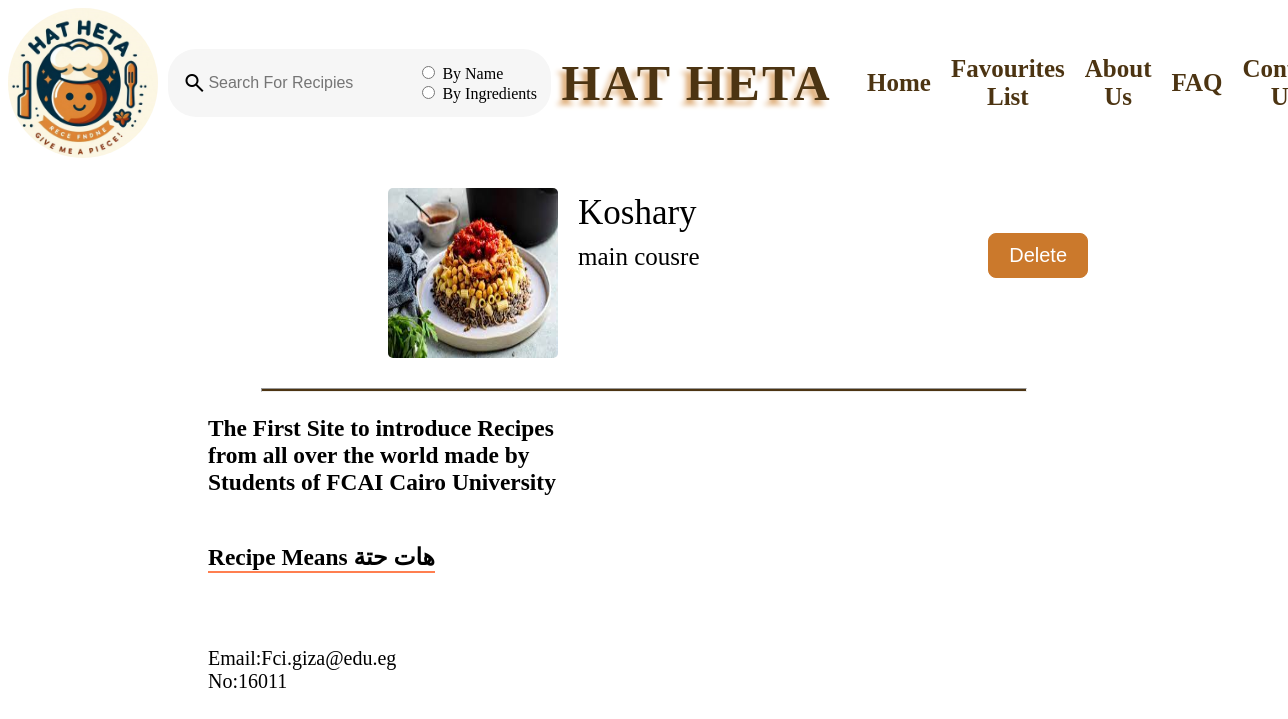
/show_favs/ (signed in), run on the app's committed database.
### recipe_finder_website/models.py (models this page shows)
class FavRecipes(models.Model):
    userID = models.ForeignKey(User,on_delete = models.CASCADE)
    recipeID = models.ForeignKey(Recipe,on_delete = models.CASCADE)
    course_name = models.CharField(max_length=255)
    recipe_NAME=models.CharField(max_length=255)
    recipe_image = models.ImageField(upload_to='RecipePhotos', null=True, blank=True)

### recipe_finder_website/views.py (the view)
# urls.py: path('show_favs/',views.show_favs,name='show_favs'),
def show_favs(request):
    user_id = request.session.get('user_id')
    favourite_recipes=FavRecipes.objects.filter(userID=user_id)
    context={'fav_r':favourite_recipes}
    return render(request,'FAV_RECIPES.html',context)

### recipe_finder_website/templates/FAV_RECIPES.html (shortened to what this page needs)
<!DOCTYPE html>
<html lang="en">
<head>
    {% load static %}
    <link rel="stylesheet" href="{% static 'CSS/recipeuser.css' %}"/>
</head>
<body>
<div class="hea">
    <img class="basla" src="{% static 'Images/Minfa34.jpg' %}" />
    <div id="se">
        <span class="material-symbols-outlined" id="search-icon">search</span>
        <input type="search" placeholder="Search For Recipies" id="search-input">
        <form id="myForm">
            <input type="radio" id="option1" name="options" value="option1">
            <label for="option1">By Name</label><br>
            <input type="radio" id="option2" name="options" value="option2">
            <label for="option2">By Ingredients</label><br>
        </form>
    </div>
    <h1>HAT HETA</h1>
    <ul>
        <li><a href="{% url 'userHome' %}" >Home</a></li>
        <li><a href="{% url 'show_favs' %}">Favourites List</a></li>
        <li><a href="{% url 'aboutUs' %}">About Us</a></li>
        <li><a href="{% url 'userFAQ' %}">FAQ</a></li>
        <li><a href="https://www.facebook.com">Contact Us</a></li>
    </ul>
</div>
<div id="favrecipelist">
    {% for r in fav_r %}
    <div class="favrecipe" id="recipecard">
        <img class="fav_imgs" src="{{r.recipe_image.url}}" alt="{{r.recipe_NAME}}" >
        <p class="recipe_NAME">{{r.recipe_NAME}}</p>
        <div class="recipe_course">
            <p class="recipe_course_name">{{r.course_name}}</p>
        </div>
        <a href="{% url 'delete_fav_Recipe' r.id %}"><button type="submit" class="submit">Delete</button></a>
    </div>
    {% endfor %}
</div>
<hr id="line">
<footer>
    <h3>The First Site to introduce Recipes from all over the world made by Students of FCAI Cairo University</h3>
    <h3 id="con">Recipe Means <span>هات حتة</span></h3>
    <div id="About">
        <p>Email:Fci.giza@edu.eg</p>
        <p>No:16011</p>
    </div>
</footer>
</body>
</html>

### recipe_finder_website/static/CSS/recipeuser.css (style rules this page uses)
.hea ul { list-style-type:none; width:25%; display: flex; align-items: center; justify-content: space-between; align-content: space-between; text-align:center; font-size: 25px; font-weight: bold; }
ul { padding: inline start 20px; ; }
.hea a { text-decoration: none; }
#se { display: flex; height:max-content; width: max-content; align-items: center; justify-content: center; align-content:center; border-radius:28px; padding:14px; background-color:#f6f6f6; }
#search-input { color:#333333; font-size:16px; outline:none; border:none; background-color:transparent; }
ul li a { color: rgb(76, 52, 18); }
h1 { font-size:50px; color: rgb(76, 52, 18); letter-spacing: 2px; font-weight: bold; text-shadow: -5px 5px 5px #dfaf7b; }
.basla { height:150px;width:150px; align-self: flex-start; border-radius:50%; }
.hea { flex-direction: row; display:flex; align-items: center; justify-content: space-between; width: 89%; }
footer { width:30%; margin-left:200px; font-size:20px; }
#About { margin-top:50px; }
#About p { margin:0; }
#con { border-bottom:2px solid coral; display:inline-block; }
#line { width:60%; font-weight: bold; height:2px; background-color:rgb(76, 52, 18); }
.hea li { padding:10px; }
ul { padding-inline-start:15px; }
.fav_imgs { float: left ; margin-right: 20px; width: 170px; height: 170px; border-radius: 5px; }
.favrecipe { width: 700px; padding: 20px; margin: 10px; position: relative; left:350px ; transition: box-shadow 0.3s ease; height: 170px; }
.favrecipe p { margin: 0px; margin-right: 10px; margin-top: 5px; margin-bottom: 5px; }
.favrecipe .recipe_NAME { font-size: 35px; }
.recipe_course_name { font-size: 25px; padding: 5px 10px; }
.submit { position: absolute; bottom: 100px; right: 20px; color: white; background-color: rgb(203, 121, 44); padding: 10px 20px; font-size: 20px; transition-duration: 0.4s; cursor: pointer; border-radius: 8px; border: 1px solid rgb(203, 121, 44); }

### data on the page
FavRecipes: recipe_image (picture), recipe_NAME "Koshary", course_name "main cousre"
